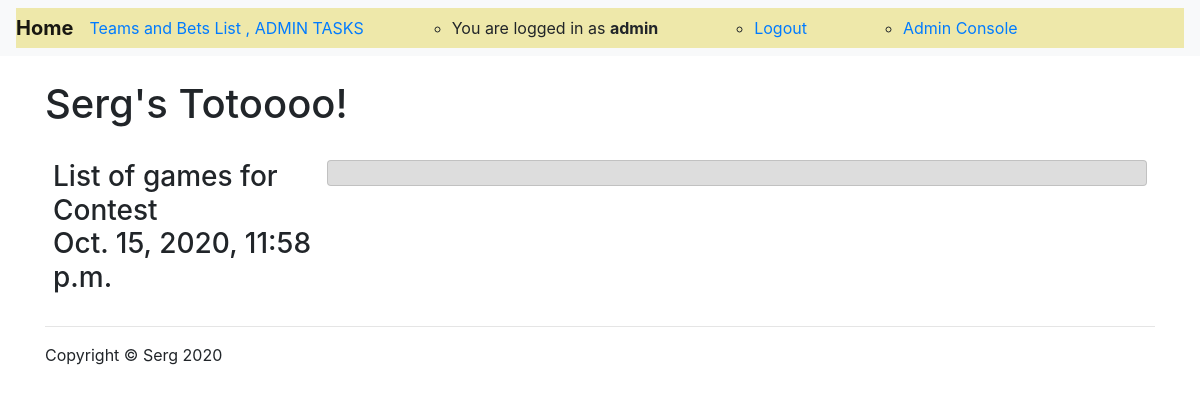
The app's page /contestgames/5v85ktd5azlzdc9f9ae4r8eby090me3k/ (signed in), older data.
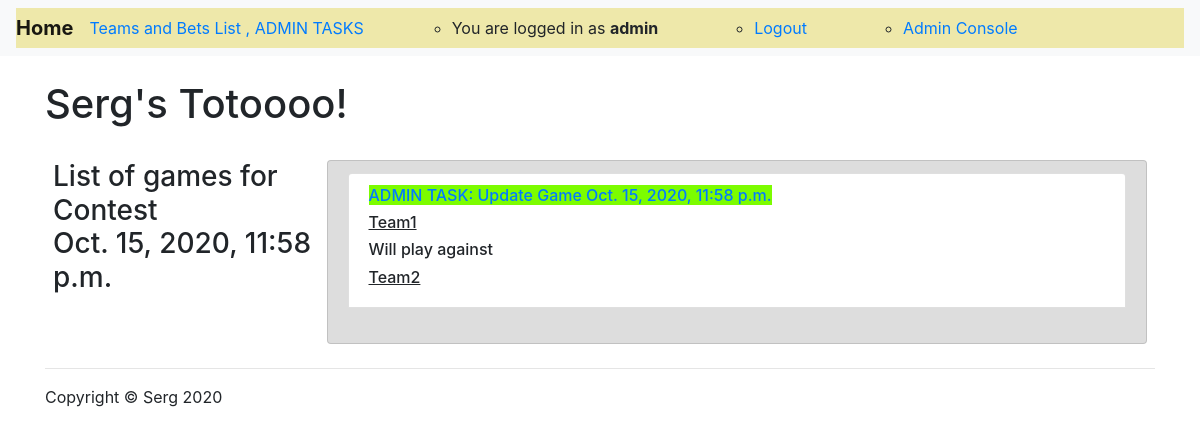
The same page, newer data.
### sergtoto/models.py (models this page shows, shortened)
class Game(models.Model):
    contest = models.ForeignKey(Contest, on_delete=models.CASCADE)
    team_a = models.ForeignKey(Team, related_name='name_a', on_delete=models.CASCADE)
    team_b = models.ForeignKey(Team, related_name='name_b', on_delete=models.CASCADE)
    score_team_a = models.IntegerField(default=0)
    score_team_b = models.IntegerField(default=0)
    game_is_started = models.BooleanField(default=False)
    game_is_played = models.BooleanField(default=False)
    slug = models.SlugField(max_length=32, unique=True, editable=True)
    game_date_time = models.DateTimeField(default=timezone.now(), blank=False)

class Team(models.Model):
    name = models.CharField(verbose_name='team_name', max_length=30, unique=True, )
    description = models.TextField()
    added_by = models.ForeignKey(MyUser, on_delete=models.CASCADE)
    slug = models.SlugField(blank=True)
    selected_for_contest = models.BooleanField(default=False, blank=True)
    def __str__(self):
        return self.name

### sergtoto/views.py (the view)
# urls.py: path('contestgames/<str:slug>/', contest_games_view, name='contest_games'),
def contest_games_view(request, slug):
    contest = Contest.objects.get(slug=slug)
    games = Game.objects.filter(contest=contest.id)
    complete_games = games.filter(game_is_played=True)
    context = {
        'contest': contest,
        'games': games,
    }
    return render(request, 'contest_games.html', context)

### sergtoto/templates/contest_games.html (shortened to what this page needs)
{% extends 'base.html' %}
{% load static %}
{% load crispy_forms_tags %}
{% block content %}
    {% if user.is_authenticated %}
        <h1 class="my-4">Serg's Totoooo!</h1>
        <div class="container d-flex p-2">
            <div class="col-lg-3">
                <div class="list-group">
                    <div class="row">
                        <h3>List of games for Contest <br> {{ contest.contest_start_date }}</h3>
                    </div>
                </div>
            </div>
            <div class="col-lg-9">
                <div class="row list-group-item" style="background-color:#dddddd;">
                    {% for game in  games %}
                        <div class="list-group-item">
                            <div class="list-group-horizontal">
                                {% if game.game_is_played %}
                                    <h6> Game is played on {{ game.contest.contest_start_date }}
                                        at {{ game.game_date_time }}
                                        With a score
                                        <b><u>{{ game.score_team_a }} : {{ game.score_team_b }}</u></b></h6>
                                    <h6>
                                        <u>{% if game.score_team_a > game.score_team_b %}<b>{% endif %}
                                            {{ game.team_a }} {{ game.score_team_a }}</b>
                                            <b> :</b>
                                            {% if game.score_team_b == game.score_team_a %} {% endif %}
                                            {% if game.score_team_b > game.score_team_a %}<b>{% endif %}
                                            {{ game.score_team_b }} {{ game.team_b }}</u></b>
                                        <a href="{% url 'bets_winners' game.slug %}" class="list-group-item"
                                           method="post"
                                           style="background-color: palegoldenrod">
                                            See winning bets</a>
                                    </h6>
                                {% elif game.game_is_started is not True %}
                                    <h6>
                                        {% if user.is_admin %}
                                            <a href="{% url 'update_game' game.slug %}"
                                               style="background-color: lawngreen">
                                                ADMIN TASK: Update Game
                                                {{ game.game_date_time }}</a>
                                        {% endif %}
                                        <br>
                                    </h6>
                                    <h6>
                                        <u>{{ game.team_a }}</u>
                                    </h6>
                                    <h6>
                                        Will play against
                                    </h6>
                                    <h6>
                                        <u>{{ game.team_b }}</u>
                                    </h6>
                                {% endif %}
                            </div>
                        </div>
                        <br>
                    {% endfor %}
                </div>
            </div>
        </div>
    {% endif %}
{% endblock content %}

Row changes from the older to the newer data that the page shows:
added Game: game_date_time "Oct. 15, 2020, 11:58 p.m.", team_a "Team1", team_b "Team2"
